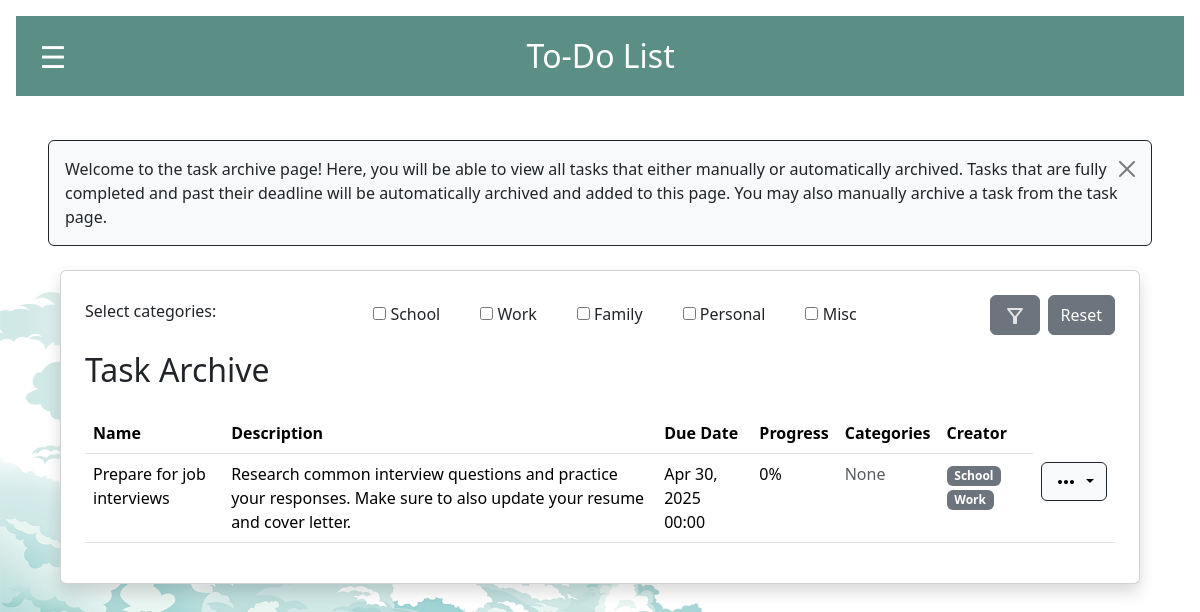
Before: /task_archive/ (signed in) with the older database file.
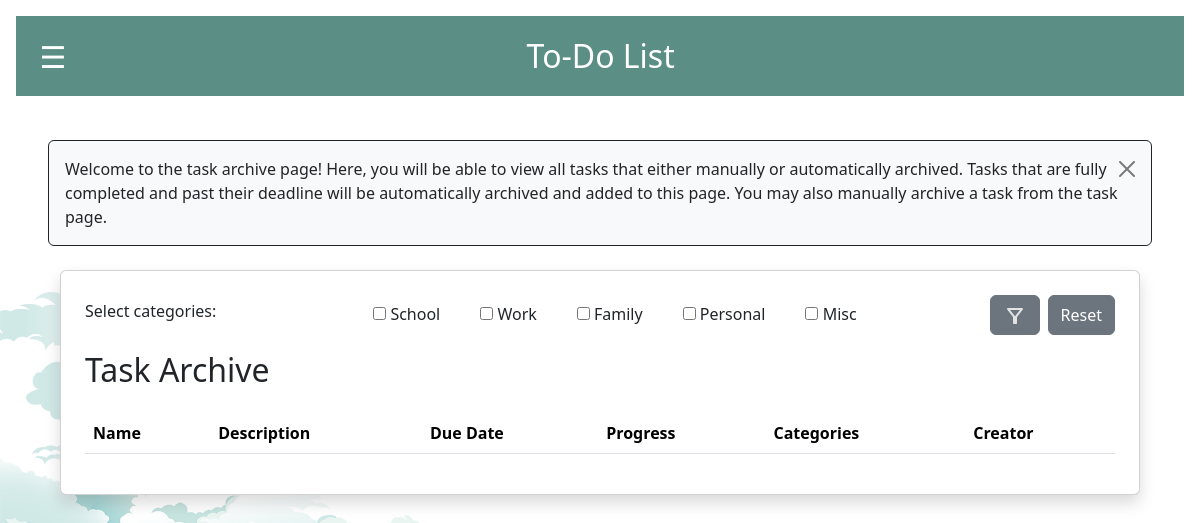
After: the same page with the newer database file.
### todoapp/models.py (models this page shows, shortened)
class Category(models.Model):
    name = models.CharField(max_length=50)
    objects = models.Manager()
    def __str__(self):
        return str(self.name or "")

class Task(models.Model):
    name = models.CharField(max_length=255)
    objects = models.Manager()
    creator = models.ForeignKey(User, on_delete=models.CASCADE)
    description = models.TextField()
    due_date = models.DateTimeField()
    progress = models.IntegerField(default=0)
    is_completed = models.BooleanField(default=False)
    is_archived = models.BooleanField(default=False)
    ignore_archive = models.BooleanField(default=False)
    categories = models.ManyToManyField(Category, related_name="tasks", blank=True)
    assigned_users = models.ManyToManyField(User, related_name="assigned_tasks")
    notifications_enabled = models.BooleanField(default=False)
    NOTIFICATION_TIMES = [
        (10, '10 minutes before'),
        (60, '1 hour before'),
        (1440, '1 day before'),
    ]
    NOTIFICATION_TYPES = [
        ('push', 'Push Notification'),
        ('email', 'Email Notification'),
    ]
    notification_time = models.IntegerField(choices=NOTIFICATION_TIMES, default=60)
    notification_type = models.CharField(
        max_length=10,
        choices=NOTIFICATION_TYPES,
        default='push'
    )

### todoapp/views.py (the view)
# urls.py: path('task_archive/', task_archive, name='task_archive'),
def task_archive(request):
    form, _, _, filtered_archived_tasks = get_filtered_tasks(request)
    return render(request, 'task_archive.html', {
        'archived_tasks': filtered_archived_tasks,
        'form': form,
    })

### todoapp/forms.py
class FilterTasksForm(forms.Form):
    user_category_filter = forms.ModelMultipleChoiceField(
        queryset=Category.objects.all(),
        widget=forms.CheckboxSelectMultiple,
        required=False,
        label="Select categories:"
    )

### todoapp/context_processors.py (called while the page is built)
def vapid_key(request):
    return {
        'vapid_key': settings.VAPID_PUBLIC_KEY
    }

### todoapp/views.py (called while the page is built, shortened)
def get_filtered_tasks(request):
    form = FilterTasksForm(request.GET or None)
    my_filtered_tasks = Task.objects.filter(
        creator=request.user,
        is_archived=False
    )
    shared_filtered_tasks = Task.objects.filter(
        assigned_users=request.user,
        is_archived=False
    )
    filtered_archived_tasks = Task.objects.filter(
        is_archived=True
    ).filter(
        Q(creator=request.user) | Q(assigned_users=request.user)
    ).distinct()
    return form, my_filtered_tasks, shared_filtered_tasks, filtered_archived_tasks

### todoapp/templates/task_archive.html (shortened to what this page needs)
{% extends 'base.html' %}
{% block content %}
<div class="alert alert-info alert-dismissible fade show d-flex justify-content-between align-items-center flex-wrap gap-2 border border-dark custom-alert" role=alert">
    <p class="mb-0">
      Welcome to the task archive page! Here, you will be able to view all tasks that either manually or automatically archived. Tasks that are fully completed and past their deadline will be automatically archived and added to this page. You may also manually archive a task from the task page.
    </p>
    <button type="button" class="btn-close" data-bs-dismiss="alert" aria-label="Close"></button>
</div>
<div class="container mt-4">
    <div class="card p-4 shadow">
        <div class="filter-form mb-3">
            <form method="get" name="filter_tasks" class="d-flex justify-content-between align-items-center flex-wrap gap-2">
                <label class="form-label">{{ form.user_category_filter.label }}</label>
                <div class="d-flex flex-row flex-wrap gap-3">
                    {% for checkbox in form.user_category_filter %}
                        <div class="form-check">
                            {{ checkbox.tag }}
                            <label class="form-check-label">{{ checkbox.choice_label }}</label>
                        </div>
                    {% endfor %}
                </div>
                <div class="d-flex gap-2">
                    <button type="submit" name="make-filter" title="Filter" class="btn btn-secondary">
                        <svg xmlns="http://www.w3.org/2000/svg" height="24px" viewBox="0 -960 960 960" width="24px" fill="#e3e3e3"><path d="M440-160q-17 0-28.5-11.5T400-200v-240L168-736q-15-20-4.5-42t36.5-22h560q26 0 36.5 22t-4.5 42L560-440v240q0 17-11.5 28.5T520-160h-80Zm40-308 198-252H282l198 252Zm0 0Z"/></svg>
                    </button>
                    <button type="button" name="reset-filter" class="btn btn-secondary" onclick="resetFilter()">Reset</button>
                </div>
            </form>
        </div>
        <h2 class="mb-4">Task Archive</h2>
        <div class="table-responsive">
            <table class="table">
                <thead>
                    <tr>
                        <th>Name</th>
                        <th>Description</th>
                        <th>Due Date</th>
                        <th>Progress</th>
                        <th>Categories</th>
                        <th>Creator</th>
                    </tr>
                </thead>
                <tbody>
                    {% for task in archived_tasks %}
                    <tr>
                        <td>{{ task.name }}</td>
                        <td>{{ task.description }}</td>
                        <td>{{ task.due_date|date:"M d, Y H:i" }}</td>
                        <td>{{ task.progress }}%</td>
                        <td>
                            {% for user in task.assigned_users.all %}
                                <span class="badge bg-secondary">{{ user.username }}</span>
                            {% empty %}
                                <span class="text-muted">None</span>
                            {% endfor %}
                        </td>
                        <td>
                            {% for category in task.categories.all %}
                                <span class="badge bg-secondary">{{ category.name }}</span>
                            {% empty %}
                                <span class="text-muted">None</span>
                            {% endfor %}
                        </td>
                        <td>
                            <div class="btn-group">
                                <button type="button" class="custom-dark-button dropdown-toggle" data-bs-toggle="dropdown" aria-haspopup="true" aria-expanded="false">
                                </button>
                            </div>
                        </td>
                    </tr>
                    {% endfor %}
                </tbody>
            </table>
        </div>
    </div>
</div>
{% endblock %}

Changed rows visible on the page:
removed Task: name "Prepare for job interviews", description "Research common interview questions and practice your responses. Make sure to also update your resume and cover letter.", due_date "Apr 30, 2025 00:00", progress "0", Category (name "School"), Category (name "Work")
